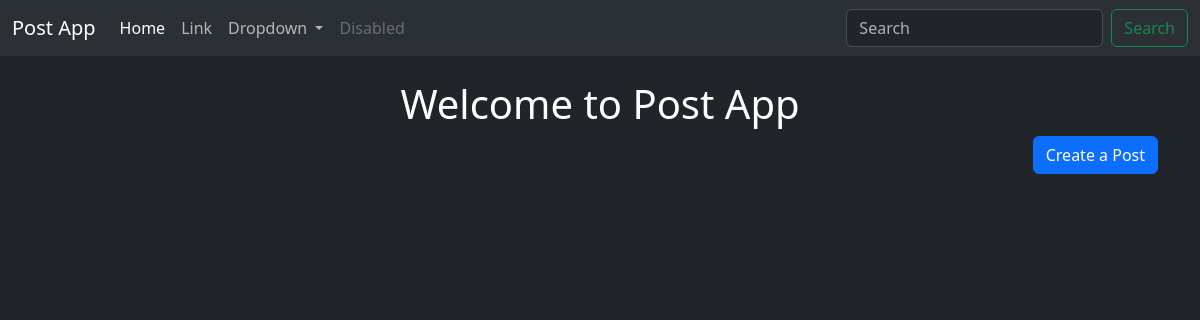
The app's page /tweet/, older data.
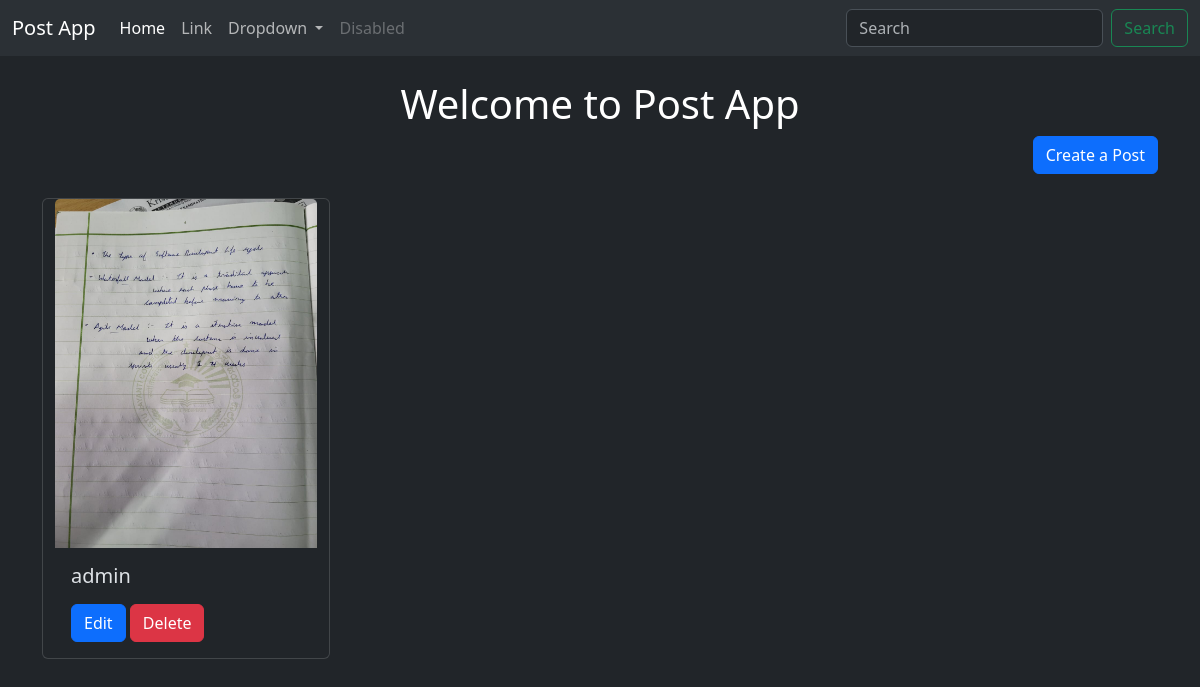
The same page, newer data.
### postapp/models.py (models this page shows, shortened)
class Tweet(models.Model):
    user = models.ForeignKey(User, on_delete=models.CASCADE)
    text = models.CharField(max_length=240)
    photo = models.ImageField(upload_to='photos/', blank=True, null=True)
    created_at = models.DateTimeField(auto_now_add=True)
    updated_at = models.DateTimeField(auto_now=True)

### postapp/views.py (the view)
# urls.py: path('', views.tweet_list, name='tweet_list'),
def tweet_list(request):
    tweets = Tweet.objects.all().order_by('created_at')
    return render(request, 'tweet_list.html', {'tweets':tweets})

### postapp/templates/tweet_list.html (shortened to what this page needs)
{% extends "layout.html" %}
{% block content %}
    <h1 class="text-center text-white mt-4">Welcome to Post App</h1>
    <div class="d-flex justify-content-end">
        <a class="btn btn-primary mb-4" href="{% url 'tweet_create' %}">Create a Post</a>
    </div>
    <div class="container row gap-3">
        {% for tweet in tweets %}
        <div class="card" style="width: 18rem;">
            <img src="{{tweet.photo.url}}" class="card-img-top" alt="...">
            <div class="card-body">
              <h5 class="card-title">{{tweet.user.username}}</h5>
              <a href="{% url 'tweet_edit' tweet.id %}" class="btn btn-primary">Edit</a>
              <a href="{% url 'tweet_delete' tweet.id %}" class="btn btn-danger">Delete</a>
            </div>
          </div>
        {% endfor %}
    </div>
{% endblock %}

### templates/layout.html (shortened to what this page needs)
{% load static %}
<!DOCTYPE html>
<html lang="en">
<head>
    <link href="https://cdn.jsdelivr.net/npm/bootstrap@5.3.3/dist/css/bootstrap.min.css" rel="stylesheet">
</head>
<body data-bs-theme="dark">
    <nav class="navbar navbar-expand-lg bg-body-tertiary">
        <div class="container-fluid">
          <a class="navbar-brand" href="#">Post App</a>
          <div class="collapse navbar-collapse" id="navbarSupportedContent">
            <ul class="navbar-nav me-auto mb-2 mb-lg-0">
              <li class="nav-item">
                <a class="nav-link active" aria-current="page" href="#">Home</a>
              </li>
              <li class="nav-item">
                <a class="nav-link" href="#">Link</a>
              </li>
              <li class="nav-item dropdown">
                <a class="nav-link dropdown-toggle" href="#" role="button" data-bs-toggle="dropdown" aria-expanded="false">
                  Dropdown
                </a>
              </li>
              <li class="nav-item">
                <a class="nav-link disabled" aria-disabled="true">Disabled</a>
              </li>
            </ul>
            <form class="d-flex" role="search">
              <input class="form-control me-2" type="search" placeholder="Search" aria-label="Search">
              <button class="btn btn-outline-success" type="submit">Search</button>
            </form>
          </div>
        </div>
      </nav>
    <div class="container">
        {% block content %}
        {% endblock %}
    </div>
</body>
</html>

Row changes from the older to the newer data that the page shows:
added Tweet: photo (picture), user.username "admin"
